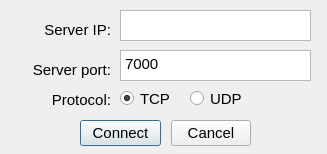
<?xml version="1.0" encoding="UTF-8"?>
<ui version="4.0">
 <class>connectDlg</class>
 <widget class="QDialog" name="connectDlg">
  <property name="geometry">
   <rect>
    <x>0</x>
    <y>0</y>
    <width>327</width>
    <height>154</height>
   </rect>
  </property>
  <property name="font">
   <font>
    <family>Tahoma</family>
    <pointsize>11</pointsize>
   </font>
  </property>
  <property name="windowTitle">
   <string>Connect to Server</string>
  </property>
  <property name="modal">
   <bool>true</bool>
  </property>
  <widget class="QDialogButtonBox" name="buttonBox">
   <property name="geometry">
    <rect>
     <x>170</x>
     <y>118</y>
     <width>81</width>
     <height>31</height>
    </rect>
   </property>
   <property name="focusPolicy">
    <enum>Qt::TabFocus</enum>
   </property>
   <property name="orientation">
    <enum>Qt::Horizontal</enum>
   </property>
   <property name="standardButtons">
    <set>QDialogButtonBox::Cancel</set>
   </property>
   <property name="centerButtons">
    <bool>true</bool>
   </property>
  </widget>
  <widget class="QLabel" name="label">
   <property name="geometry">
    <rect>
     <x>20</x>
     <y>20</y>
     <width>91</width>
     <height>20</height>
    </rect>
   </property>
   <property name="text">
    <string>Server IP:</string>
   </property>
   <property name="alignment">
    <set>Qt::AlignRight|Qt::AlignTrailing|Qt::AlignVCenter</set>
   </property>
  </widget>
  <widget class="QLabel" name="label_2">
   <property name="geometry">
    <rect>
     <x>20</x>
     <y>60</y>
     <width>91</width>
     <height>20</height>
    </rect>
   </property>
   <property name="text">
    <string>Server port:</string>
   </property>
   <property name="alignment">
    <set>Qt::AlignRight|Qt::AlignTrailing|Qt::AlignVCenter</set>
   </property>
  </widget>
  <widget class="QPlainTextEdit" name="serverIP">
   <property name="geometry">
    <rect>
     <x>120</x>
     <y>10</y>
     <width>191</width>
     <height>31</height>
    </rect>
   </property>
   <property name="sizePolicy">
    <sizepolicy hsizetype="Fixed" vsizetype="Fixed">
     <horstretch>0</horstretch>
     <verstretch>0</verstretch>
    </sizepolicy>
   </property>
   <property name="lineWrapMode">
    <enum>QPlainTextEdit::NoWrap</enum>
   </property>
   <property name="plainText">
    <string/>
   </property>
  </widget>
  <widget class="QPlainTextEdit" name="serverPort">
   <property name="geometry">
    <rect>
     <x>120</x>
     <y>50</y>
     <width>191</width>
     <height>31</height>
    </rect>
   </property>
   <property name="plainText">
    <string>7000</string>
   </property>
  </widget>
  <widget class="QPushButton" name="connectBtn">
   <property name="geometry">
    <rect>
     <x>80</x>
     <y>120</y>
     <width>81</width>
     <height>26</height>
    </rect>
   </property>
   <property name="focusPolicy">
    <enum>Qt::TabFocus</enum>
   </property>
   <property name="text">
    <string>Connect</string>
   </property>
   <property name="shortcut">
    <string>Ctrl+Return, Ctrl+Enter</string>
   </property>
   <property name="default">
    <bool>true</bool>
   </property>
  </widget>
  <widget class="QLabel" name="label_3">
   <property name="geometry">
    <rect>
     <x>20</x>
     <y>90</y>
     <width>91</width>
     <height>20</height>
    </rect>
   </property>
   <property name="text">
    <string>Protocol:</string>
   </property>
   <property name="alignment">
    <set>Qt::AlignRight|Qt::AlignTrailing|Qt::AlignVCenter</set>
   </property>
  </widget>
  <widget class="QRadioButton" name="tcpRadio">
   <property name="geometry">
    <rect>
     <x>120</x>
     <y>90</y>
     <width>51</width>
     <height>17</height>
    </rect>
   </property>
   <property name="text">
    <string>TCP</string>
   </property>
   <property name="checked">
    <bool>true</bool>
   </property>
  </widget>
  <widget class="QRadioButton" name="udpRadio">
   <property name="geometry">
    <rect>
     <x>190</x>
     <y>90</y>
     <width>51</width>
     <height>17</height>
    </rect>
   </property>
   <property name="text">
    <string>UDP</string>
   </property>
  </widget>
 </widget>
 <resources/>
 <connections>
  <connection>
   <sender>buttonBox</sender>
   <signal>accepted()</signal>
   <receiver>connectDlg</receiver>
   <slot>accept()</slot>
   <hints>
    <hint type="sourcelabel">
     <x>248</x>
     <y>254</y>
    </hint>
    <hint type="destinationlabel">
     <x>157</x>
     <y>274</y>
    </hint>
   </hints>
  </connection>
  <connection>
   <sender>buttonBox</sender>
   <signal>rejected()</signal>
   <receiver>connectDlg</receiver>
   <slot>reject()</slot>
   <hints>
    <hint type="sourcelabel">
     <x>316</x>
     <y>260</y>
    </hint>
    <hint type="destinationlabel">
     <x>286</x>
     <y>274</y>
    </hint>
   </hints>
  </connection>
 </connections>
</ui>
